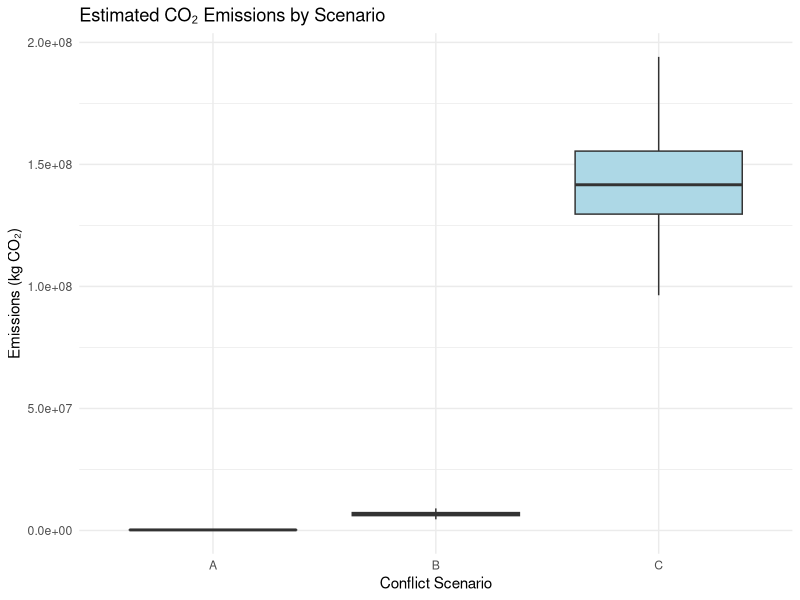

Recreate this plot in R.
# Define 3 scenarios with vehicle counts and duration
scenarios <- list(
  A = list(duration = 7, trucks = 20, tanks = 5, aircraft = 0),
  B = list(duration = 30, trucks = 100, tanks = 20, aircraft = 5),
  C = list(duration = 90, trucks = 500, tanks = 200, aircraft = 30)
)
# Base operation profiles
vehicle_params <- list(
  truck = list(km_day = c(80, 120), fuel_rate = c(2.3, 2.7), ef = c(2.6, 2.7)),   # L/km
  tank = list(hr_day = c(4, 8), fuel_rate = c(230, 270), ef = c(2.6, 2.7)),        # L/hr
  aircraft = list(hr_day = c(1, 3), fuel_rate = c(2800, 3200), ef = c(2.5, 2.6))   # L/hr
)
simulate_scenario <- function(scenario, params, n = 1000) {
  total_emissions <- numeric(n)
  
  for (i in 1:n) {
    # Trucks
    truck_km <- runif(1, params$truck$km_day[1], params$truck$km_day[2]) * scenario$duration
    truck_fuel <- truck_km * runif(1, params$truck$fuel_rate[1], params$truck$fuel_rate[2])
    truck_emissions <- truck_fuel * runif(1, params$truck$ef[1], params$truck$ef[2]) * scenario$trucks
    
    # Tanks
    tank_hours <- runif(1, params$tank$hr_day[1], params$tank$hr_day[2]) * scenario$duration
    tank_fuel <- tank_hours * runif(1, params$tank$fuel_rate[1], params$tank$fuel_rate[2])
    tank_emissions <- tank_fuel * runif(1, params$tank$ef[1], params$tank$ef[2]) * scenario$tanks
    
    # Aircraft
    aircraft_hours <- runif(1, params$aircraft$hr_day[1], params$aircraft$hr_day[2]) * scenario$duration
    aircraft_fuel <- aircraft_hours * runif(1, params$aircraft$fuel_rate[1], params$aircraft$fuel_rate[2])
    aircraft_emissions <- aircraft_fuel * runif(1, params$aircraft$ef[1], params$aircraft$ef[2]) * scenario$aircraft
    
    # Total
    total_emissions[i] <- truck_emissions + tank_emissions + aircraft_emissions
  }
  
  return(total_emissions)
}
set.seed(42)
results <- list(
  A = simulate_scenario(scenarios$A, vehicle_params),
  B = simulate_scenario(scenarios$B, vehicle_params),
  C = simulate_scenario(scenarios$C, vehicle_params)
)
library(ggplot2)
library(dplyr)

# Combine for plotting
df <- bind_rows(
  data.frame(scenario = "A", emissions = results$A),
  data.frame(scenario = "B", emissions = results$B),
  data.frame(scenario = "C", emissions = results$C)
)

# Summary stats
summary_df <- df %>%
  group_by(scenario) %>%
  summarise(mean = mean(emissions),
            sd = sd(emissions),
            q25 = quantile(emissions, 0.25),
            q75 = quantile(emissions, 0.75))

# Plot
ggplot(df, aes(x = scenario, y = emissions)) +
  geom_boxplot(fill = "lightblue") +
  labs(title = "Estimated CO₂ Emissions by Scenario",
       y = "Emissions (kg CO₂)", x = "Conflict Scenario") +
  theme_minimal()

